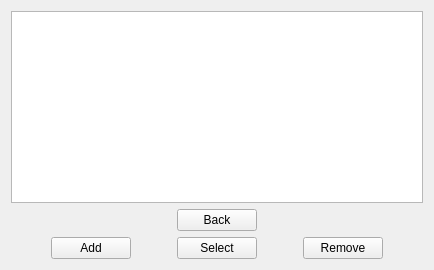
       <widget class="QWidget" name="page_character">
        <layout class="QVBoxLayout" name="verticalLayout_34">
         <item>
          <widget class="QListWidget" name="characterEntryList">
           <property name="iconSize">
            <size>
             <width>80</width>
             <height>80</height>
            </size>
           </property>
           <property name="uniformItemSizes">
            <bool>true</bool>
           </property>
          </widget>
         </item>
         <item>
          <layout class="QHBoxLayout" name="horizontalLayout_57">
           <item>
            <spacer name="horizontalSpacer_53">
             <property name="orientation">
              <enum>Qt::Horizontal</enum>
             </property>
             <property name="sizeHint" stdset="0">
              <size>
               <width>40</width>
               <height>20</height>
              </size>
             </property>
            </spacer>
           </item>
           <item>
            <widget class="QPushButton" name="character_back">
             <property name="text">
              <string>Back</string>
             </property>
            </widget>
           </item>
           <item>
            <spacer name="horizontalSpacer_54">
             <property name="orientation">
              <enum>Qt::Horizontal</enum>
             </property>
             <property name="sizeHint" stdset="0">
              <size>
               <width>40</width>
               <height>20</height>
              </size>
             </property>
            </spacer>
           </item>
          </layout>
         </item>
         <item>
          <layout class="QHBoxLayout" name="horizontalLayout_15">
           <item>
            <spacer name="horizontalSpacer_50">
             <property name="orientation">
              <enum>Qt::Horizontal</enum>
             </property>
             <property name="sizeHint" stdset="0">
              <size>
               <width>40</width>
               <height>20</height>
              </size>
             </property>
            </spacer>
           </item>
           <item>
            <widget class="QPushButton" name="character_add">
             <property name="text">
              <string>Add</string>
             </property>
            </widget>
           </item>
           <item>
            <spacer name="horizontalSpacer_4">
             <property name="orientation">
              <enum>Qt::Horizontal</enum>
             </property>
             <property name="sizeHint" stdset="0">
              <size>
               <width>40</width>
               <height>20</height>
              </size>
             </property>
            </spacer>
           </item>
           <item>
            <widget class="QPushButton" name="character_select">
             <property name="text">
              <string>Select</string>
             </property>
            </widget>
           </item>
           <item>
            <spacer name="horizontalSpacer_51">
             <property name="orientation">
              <enum>Qt::Horizontal</enum>
             </property>
             <property name="sizeHint" stdset="0">
              <size>
               <width>40</width>
               <height>20</height>
              </size>
             </property>
            </spacer>
           </item>
           <item>
            <widget class="QPushButton" name="character_remove">
             <property name="text">
              <string>Remove</string>
             </property>
            </widget>
           </item>
           <item>
            <spacer name="horizontalSpacer_52">
             <property name="orientation">
              <enum>Qt::Horizontal</enum>
             </property>
             <property name="sizeHint" stdset="0">
              <size>
               <width>40</width>
               <height>20</height>
              </size>
             </property>
            </spacer>
           </item>
          </layout>
         </item>
        </layout>
       </widget>
